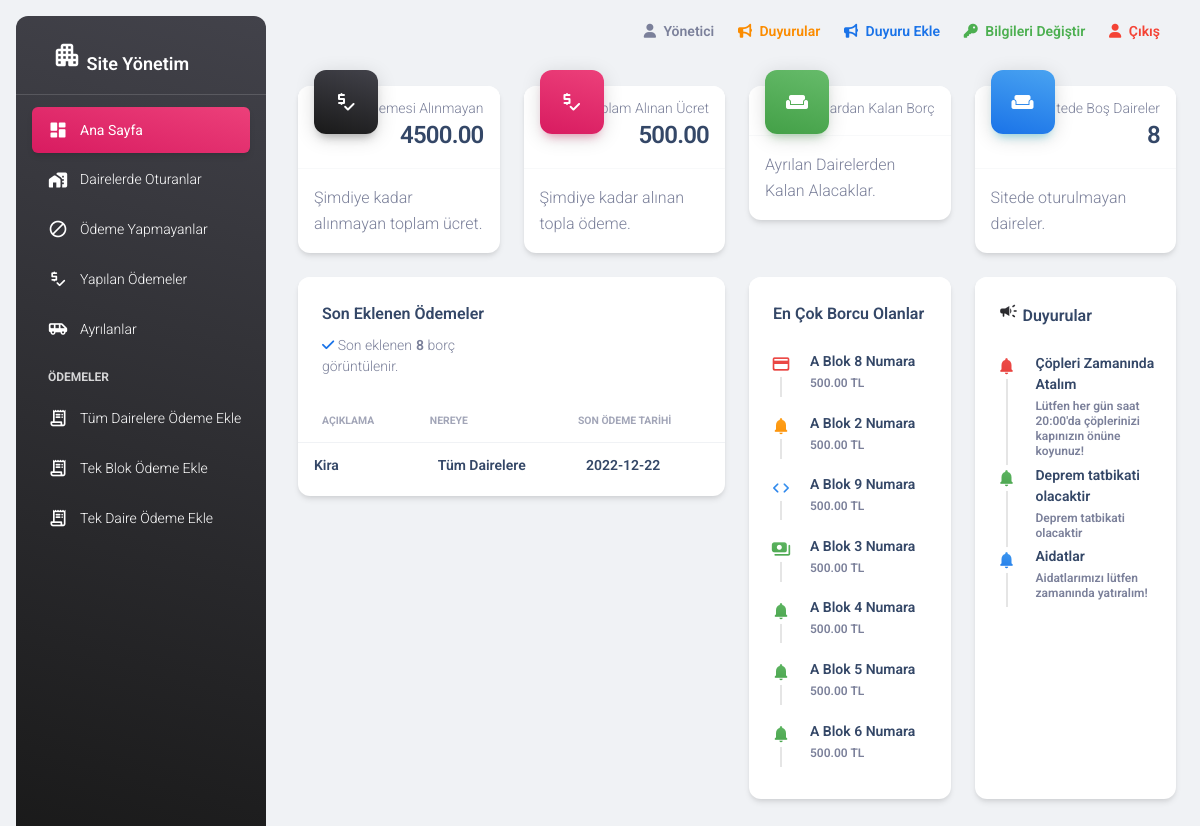
/anasayfa.php (signed in), run on the app's committed database.
### tables this page shows
CREATE TABLE `tblduyuru` (
  `id` int(11) NOT NULL,
  `baslik` varchar(200) NOT NULL,
  `icerik` varchar(5000) NOT NULL,
  `tip` varchar(40) NOT NULL
);

### anasayfa.php (the view, shortened to what this page needs)
<?php include 'connection.php';
$bosDaireQuery = $conn-> query("Select count(*) as 'sayi' From tbldaire where dolumu=0");
$bosDaire = $bosDaireQuery->fetch(PDO::FETCH_ASSOC);
$odemeToplamQuery = $conn-> query("Select sum(ucret) as 'ucret' from tblucret where odendimi=0");
$odemeToplam = $odemeToplamQuery->fetch(PDO::FETCH_ASSOC);
$odenenMiktarQuery = $conn-> query("Select sum(ucret) as 'ucret' from tblucret where odendimi=1");
$odenenMiktar = $odenenMiktarQuery->fetch(PDO::FETCH_ASSOC);
$borcQuery = $conn-> query("SELECT DISTINCT aciklama, sonodemetarihi,nereye FROM `tblucret` order by id desc LIMIT 8");
$enCokBorc = $conn->query("SELECT d.blokad, d.daireno, u.daireid,sum(u.ucret) as 'ucret' FROM tblucret u, tbldaire d where u.odendimi=0 and d.id = u.daireid GROUP BY u.daireid order by ucret desc LIMIT 7");
$duyuruQuery = $conn->query("Select * from tblduyuru order by id desc limit 5");
?>
<!DOCTYPE html>
<html lang="tr">
<head>
  <link href="./assets/css/nucleo-icons.css" rel="stylesheet" />
  <link href="./assets/css/nucleo-svg.css" rel="stylesheet" />
  <link id="pagestyle" href="./assets/css/material-dashboard.css?v=3.0.0" rel="stylesheet" />
</head>
<body class="g-sidenav-show  bg-gray-200">
  <?php include 'adminsidebar.php'; ?>
  <main class="main-content position-relative max-height-vh-100 h-100 border-radius-lg ">
    <?php include 'adminnavbar.php'; ?>
       <div class="container-fluid py-4">
      <div class="row">
        <div class="col-xl-3 col-sm-6 mb-xl-0 mb-4">
          <div class="card">
            <div class="card-header p-3 pt-2">
              <div class="icon icon-lg icon-shape bg-gradient-dark shadow-dark text-center border-radius-xl mt-n4 position-absolute">
                <i class="material-icons opacity-10">price_check</i>
              </div>
              <div class="text-end pt-1">
                <p class="text-sm mb-0 text-capitalize">Ödemesi Alınmayan</p>
                <h4 class="mb-0"><?php echo $odemeToplam['ucret']; ?></h4>
              </div>
            </div>
            <hr class="dark horizontal my-0">
            <div class="card-footer p-3">
              <p class="mb-0">Şimdiye kadar alınmayan toplam ücret.</p>
            </div>
          </div>
        </div>
        <div class="col-xl-3 col-sm-6 mb-xl-0 mb-4">
          <div class="card">
            <div class="card-header p-3 pt-2">
              <div class="icon icon-lg icon-shape bg-gradient-primary shadow-primary text-center border-radius-xl mt-n4 position-absolute">
                <i class="material-icons opacity-10">price_check</i>
              </div>
              <div class="text-end pt-1">
              <p class="text-sm mb-0 text-capitalize">Toplam alınan ücret</p>
              <h4 class="mb-0"><?php echo $odenenMiktar['ucret']; ?></h4>
              </div>
            </div>
            <hr class="dark horizontal my-0">
            <div class="card-footer p-3">
              <p class="mb-0">Şimdiye kadar alınan topla ödeme.</p>
            </div>
          </div>
        </div>
        <div class="col-xl-3 col-sm-6 mb-xl-0 mb-4">
          <div class="card">
            <div class="card-header p-3 pt-2">
              <div class="icon icon-lg icon-shape bg-gradient-success shadow-success text-center border-radius-xl mt-n4 position-absolute">
                <i class="material-icons opacity-10">weekend</i>
              </div>
              <div class="text-end pt-1">
              <p class="text-sm mb-0 text-capitalize">Ayrılanlardan Kalan Borç</p>
              </div>
            </div>
            <hr class="dark horizontal my-0">
            <div class="card-footer p-3">
              <p class="mb-0">Ayrılan Dairelerden Kalan Alacaklar.</p>
            </div>
          </div>
        </div>
        <div class="col-xl-3 col-sm-6">
          <div class="card">
            <div class="card-header p-3 pt-2">
              <div class="icon icon-lg icon-shape bg-gradient-info shadow-info text-center border-radius-xl mt-n4 position-absolute">
                <i class="material-icons opacity-10">weekend</i>
              </div>
              <div class="text-end pt-1">
              <p class="text-sm mb-0 text-capitalize">Sitede boş daireler</p>
              <h4 class="mb-0"><?php echo $bosDaire['sayi']; ?></h4>
              </div>
            </div>
            <hr class="dark horizontal my-0">
            <div class="card-footer p-3">
              <p class="mb-0">Sitede oturulmayan daireler.</p>
            </div>
          </div>
        </div>
      </div>
      <div class="row mb-4">
        <div class="col-lg-6 col-md-12 mb-md-4 mb-4">
          <div class="card">
            <div class="card-header pb-0">
              <div class="row">
                <div class="col-lg-6 col-6">
                  <h6>Son Eklenen Ödemeler</h6>
                  <p class="text-sm mb-0">
                    <i class="fa fa-check text-info" aria-hidden="true"></i>
                    Son eklenen<span class="font-weight-bold ms-1">8 </span> borç görüntülenir.
                  </p>
                </div>
              </div>
            </div>
            <div class="card-body px-0 pb-2">
              <div class="table-responsive">
                <table class="table align-items-center mb-0">
                  <thead>
                    <tr>
                      <th class="text-uppercase text-secondary text-xxs font-weight-bolder opacity-7">Açıklama</th>
                      <th class="text-uppercase text-secondary text-xxs font-weight-bolder opacity-7 ps-2">Nereye</th>
                      <th class="text-uppercase text-secondary text-xxs font-weight-bolder opacity-7 ps-2">Son Ödeme Tarihi</th>
                    </tr>
                  </thead>
                  <tbody>
                    <?php while($borc = $borcQuery->fetch(PDO::FETCH_ASSOC)) {  ?>
                    <tr>
                      <td>
                      <div class="d-flex px-2 py-1">
                          <div class="d-flex flex-column justify-content-center">
                            <h6 class="mb-0 text-sm"><?php echo $borc['aciklama'] ?></h6>
                          </div>
                        </div>
                        </div>
                      <td>
                      <div class="d-flex px-2 py-1">
                          <div class="d-flex flex-column justify-content-center">
                            <h6 class="mb-0 text-sm"><?php echo $borc['nereye']; ?></h6>
                          </div>
                        </div>
                      </td>
                      <td>
                      <div class="d-flex px-2 py-1">
                          <div class="d-flex flex-column justify-content-center">
                            <h6 class="mb-0 text-sm"><?php echo $borc['sonodemetarihi']; ?></h6>
                          </div>
                        </div>
                      </td>
                      <?php  } ?>
              </div>
            </div>
          </div>
        </div>
        <div class="col-lg-3 col-md-6 md-4 mb-4">
          <div class="card h-100">
            <div class="card-header pb-0">
              <h6>En Çok Borcu Olanlar</h6>
            </div>
            <div class="card-body p-3">
              <?php $x=0;  while($cokborc = $enCokBorc->fetch(PDO::FETCH_ASSOC)) { ?>
              <div class="timeline timeline-one-side">
                <div class="timeline-block mb-3">
                  <span class="timeline-step">
                    <?php if($x == 0 ) { ?>
                    <i class="material-icons text-danger text-gradient">credit_card</i>
                    <?php  } else if  ($x == 1 ) {  ?>
                    <i class="material-icons text-warning text-gradient">notifications</i>
                    <?php  } else if  ($x == 2 ) {  ?>
                    <i class="material-icons text-info text-gradient">code</i>
                    <?php  } else if  ($x == 3 ) {  ?>
                    <i class="material-icons text-success text-gradient">payments</i>
                    <?php  } else if  ($x >= 4 ) {  ?>
                    <i class="material-icons text-success text-gradient">notifications</i>
                    <?php  } ?>
                  </span>
                  <div class="timeline-content">
                    <h6 class="text-dark text-sm font-weight-bold mb-0"><?php echo $cokborc['blokad']. " Blok " . $cokborc['daireno']. " Numara"; ?></h6>
                    <p class="text-secondary font-weight-bold text-xs mt-1 mb-0"><?php echo $cokborc['ucret']. " TL"; ?></p>
                  </div>
                </div>
            </div>
                <?php $x++; } ?>
              </div>
            </div>
            </div>
            <div class="col-lg-3 col-md-6 md-4 mb-4">
                <div class="card h-100">
                     <div class="card-header pb-0">
                            <h6><i class="material-icons text-dark text-gradient">campaign</i> Duyurular</h6>
                    </div>
                    <div class="card-body p-3">
                        <div class="timeline timeline-one-side">
                            <div class="timeline-block mb-3">
                                <?php while($duyuru=$duyuruQuery->fetch(PDO::FETCH_ASSOC)) {  ?>
                        <span class="timeline-step">
                            <i class="material-icons text-<?php echo $duyuru['tip']; ?> text-gradient">notifications</i>
                            </span>
                            <div class="timeline-content">
                            <h6 class="text-dark text-sm font-weight-bold mb-0"><?php echo $duyuru['baslik']; ?></h6>
                            <p class="text-secondary font-weight-bold text-xs mt-1 mb-0"><?php echo $duyuru['icerik']; ?></p>
            </div>
                  <?php } ?>
                  </div>
                </div>
                </div>
                </div>
              </div>
             </div>
  </main>
</body>
</html>

### assets/css/nucleo-svg.css (style rules this page uses)
.icon { display: inline-block; color: #111111; height: 1em; width: 1em; }
.icon-lg { height: 1.6em; width: 1.6em; }
.icon { fill: currentColor; stroke: none; }

### data on the page
tblduyuru: baslik "Çöpleri Zamanında Atalım", icerik "Lütfen her gün saat 20:00'da çöplerinizi kapınızın önüne koyunuz!"
tblduyuru: baslik "Deprem tatbikati olacaktir", icerik "Deprem tatbikati olacaktir"
tblduyuru: baslik "Aidatlar", icerik "Aidatlarımızı lütfen zamanında yatıralım!"

### other printed values
$adsoyad "Yönetici"
$odemeToplam['ucret'] "4500.00"
$odenenMiktar['ucret'] "500.00"
$bosDaire['sayi'] "8"
$borc['aciklama'] "Kira"
$borc['nereye'] "Tüm Dairelere"
$borc['sonodemetarihi'] "2022-12-22"
$cokborc['blokad'] "A"
$cokborc['daireno'] "8"
$cokborc['ucret'] "500.00"
$cokborc['daireno'] "2"
$cokborc['daireno'] "9"
$cokborc['daireno'] "3"
$cokborc['daireno'] "4"
$cokborc['daireno'] "5"
